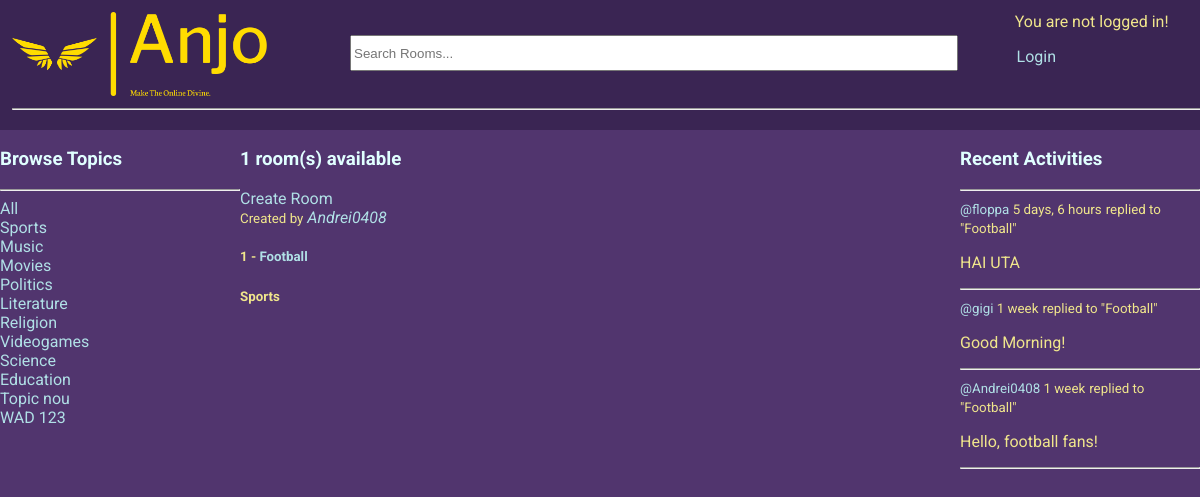
The app's page /?q=Sports with its own data.
### base/models.py (models this page shows, shortened)
class Topic(models.Model):
    name = models.CharField(max_length=200, unique=True)

class Room(models.Model):
    host = models.ForeignKey(User, on_delete=models.SET_NULL, null=True)
    topic = models.ForeignKey(Topic, on_delete=models.SET_NULL, null=True)
    name = models.CharField(max_length=200)
    description = models.TextField(null=True, blank=True)
    participants = models.ManyToManyField(User, related_name='participants', blank=True) # the users currently active in the room
    updated = models.DateTimeField(auto_now=True)
    created = models.DateTimeField(auto_now_add=True)
    class Meta:
        ordering = ['-updated', '-created'] # newest updated item should come first
    def __str__(self):
        return str(self.name)

class Message(models.Model):
    user = models.ForeignKey(User, on_delete=models.CASCADE) # on delete -> CASCADE = delete all children
    room = models.ForeignKey(Room, on_delete=models.CASCADE)
    body = models.TextField()
    updated = models.DateTimeField(auto_now=True)
    created = models.DateTimeField(auto_now_add=True)
    class Meta:
        ordering = ['-updated', '-created'] # newest updated item should come first
    def __str__(self):
        return self.body[0:50]

### base/views.py (the view)
# urls.py: path('', views.home, name="home"),
def home(request):
    q = request.GET.get('q') if request.GET.get('q') != None else ''
    rooms = Room.objects.filter(
        Q(topic__name__icontains=q) |
        Q(name__icontains=q) |
        Q(description__icontains=q)
        )
    topics = Topic.objects.filter()
    room_count = rooms.count()
    room_messages = Message.objects.filter(
        Q(room__topic__name__icontains=q)
        )
    context = {'rooms':rooms, 'topics': topics, 'room_count': room_count, 'room_messages': room_messages}
    return render(request, 'base/home.html', context)

### base/templates/base/home.html (shortened to what this page needs)
{% extends 'main.html' %}
{% block content %}
<div class="home-container">
    <div>
        {% include 'base/topics_component.html' %}
    </div>
    <div>
        <h3>{{room_count}} room(s) available</h3>
        <a href="{% url 'create-room' %}">Create Room</a>
        {% include 'base/feed_component.html' %}
    </div>
    <div>
        {% include 'base/activity_component.html' %}
    </div>
</div>
{% endblock content %}

### base/templates/base/topics_component.html (shortened to what this page needs)
<h3>Browse Topics</h3>
        <hr>
        <div>
            <a href="{% url 'home' %}">All</a>
        </div>
        {% for topic in topics %}
            <div>
                <a href="{% url 'home' %}?q={{topic.name}}">{{topic.name}}</a>
            </div>
        {% endfor %}

### base/templates/base/feed_component.html (shortened to what this page needs)
<div>
    {% for room in rooms %}
        <div class="feed-container">
            <span>
                <small>Created by</small> <i><a href="{% url 'user-profile' room.host.id %}">{{room.host.username}}</a></i>
            </span>
            <h5>{{room.id}} - <a href="{% url 'room' room.id %}">{{room.name}}</a></h5>
            <small><b>{{room.topic.name}}</b></small>
        </div>
    {% endfor %}
</div>

### base/templates/base/activity_component.html (shortened to what this page needs)
<h3>Recent Activities</h3>
        <hr>
        {% for message in room_messages %}
            <div>
                <small><a href="{% url 'user-profile' message.user.id %}">@{{message.user}}</a> {{message.created|timesince}}</small>
                <small>replied to "{{message.room}}"</small>
                <p>{{message}}</p>
                <hr>
            </div>
        {% endfor %}

### static/css/main.css (style rules this page uses)
:root { font-family: 'Roboto','Franklin Gothic Medium', 'Arial Narrow', Arial, sans-serif; }
body { background-color: rgb(81, 53, 110); color: khaki; margin: 0; width: 100vw; height: 100vh; }
h3 { color: lightcyan; }
a { text-decoration: none; }
a:link { color: powderblue; }

### base/templates/base/home.html (style rules this page uses)
.home-container { display: grid; grid-template-columns: 1fr 3fr 1fr; }

### records on screen
Topic: name "Sports"
Topic: name "Music"
Topic: name "Movies"
Topic: name "Politics"
Topic: name "Literature"
Topic: name "Religion"
Topic: name "Videogames"
Topic: name "Science"
Topic: name "Education"
Topic: name "Topic nou"
Topic: name "WAD 123"
Room: host.username "Andrei0408", id "1", name "Football", topic.name "Sports"
Message: user "floppa", created "5 days, 6 hours", room "Football", body "HAI UTA"
Message: user "gigi", created "1 week", room "Football", body "Good Morning!"
Message: user "Andrei0408", created "1 week", room "Football", body "Hello, football fans!"

### other values on screen
{{ room_count }} "1"
